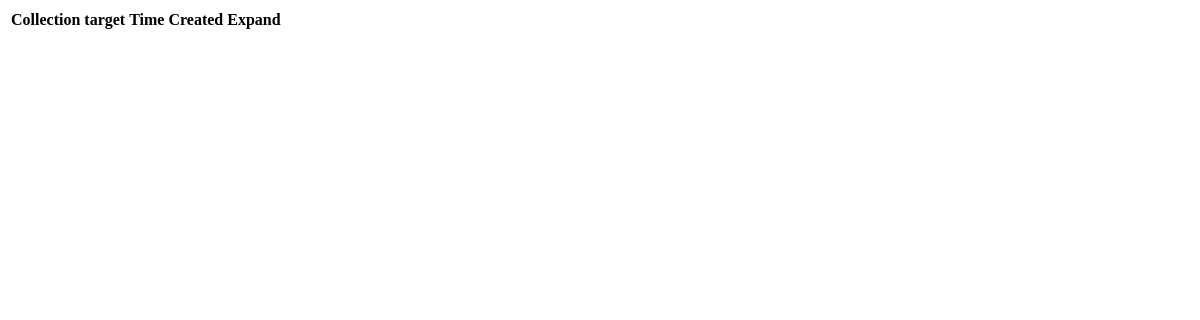
Before: /index/ with the older database file.
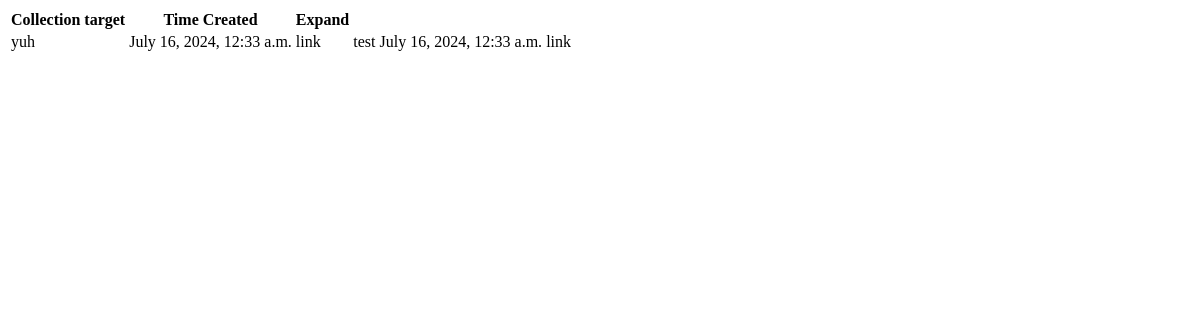
After: the same page with the newer database file.
### site_collections/models.py (models this page shows, shortened)
class collection_target(models.Model):
    type_choices = [
        ("website", "Website")
    ]
    type = models.CharField(max_length=20, choices= type_choices)
    name = models.CharField(max_length=20)
    time_created = models.DateTimeField(auto_now_add=True)
    last_modified = models.DateTimeField(auto_now=True)
    collected = models.BooleanField()
    language_choices = [
        ("English", "English"),
        ("Mandarin", "Mandarin")
    ]
    language = models.CharField(max_length=20, choices=language_choices)

### site_collections/views.py (the view)
# urls.py: re_path(r"^index/", index, name="index"),
def index(request):
    collection_target_list = collection_target.objects.order_by("time_created")[:5]
    context = {
        "collection_target_list":collection_target_list
    }
    return render(request,"site_collections/index.html",context)

### site_collections/templates/site_collections/index.html (shortened to what this page needs)
<!DOCTYPE html>
<html lang="en">
<head>
</head>
<body>
    <table>
        <tr>
            <th>Collection target</th>
            <th>Time Created</th>
            <th>Expand</th>
        </tr>
        <tr>
            {% for collection_target in collection_target_list %}
                <td>{{collection_target.name}}</td>
                <td>{{collection_target.time_created}}</td>
                <td>link</td>
            {% endfor %}
        </tr>
    </table>
</body>
</html>

Changed rows visible on the page:
added collection_target: name "yuh", time_created "July 16, 2024, 12:33 a.m."
added collection_target: name "test", time_created "July 16, 2024, 12:33 a.m."
